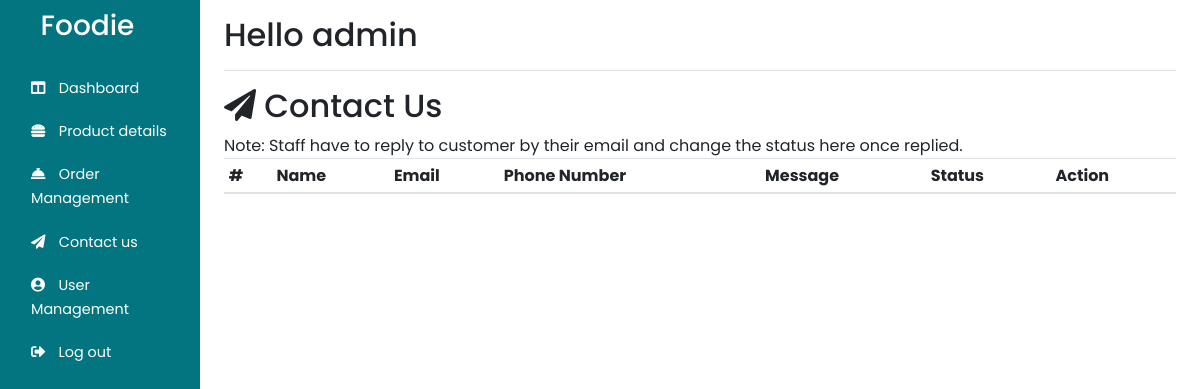
The page /Admin/contactus.php (signed in) on the database as committed earlier.
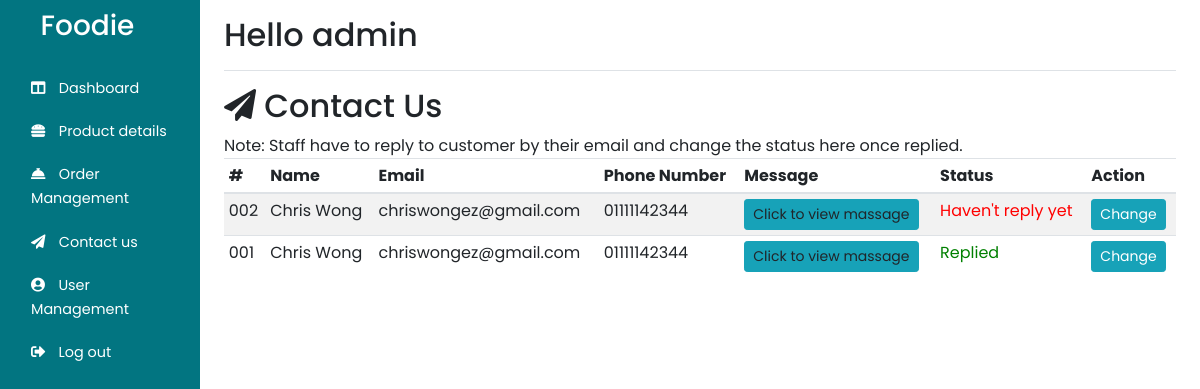
The same page on the database as committed later.
### tables this page shows
CREATE TABLE `contact_us` (
  `cuID` int(3) UNSIGNED ZEROFILL NOT NULL,
  `cuName` text NOT NULL,
  `cuEmail` text NOT NULL,
  `cuPhone` text DEFAULT NULL,
  `cuMessage` longtext NOT NULL,
  `cuDatetime` text NOT NULL,
  `cuStatus` tinyint(1) NOT NULL DEFAULT 0
);

### Admin/contactus.php (the view, shortened to what this page needs)
<!DOCTYPE html>
<html lang="en">
<head>
</head>
<?php session_start();
include("../php/dbconnect.php");
include_once("./templates/top.php");
?>
<body>
    <div class="container-fluid">
        <div class="row">
            <?php include("./Adminnavbar.php")
            ?>
            <div class="row">
                <div class="col-10">
                    <h2><i class="fas fa-paper-plane"></i> Contact Us</h2>
                    <span>
                        Note: Staff have to reply to customer by their email and change the status here once replied.
                    </span>
                </div>
            </div>
            <div class="table-responsive">
                <table class="table table-striped table-sm">
                    <thead>
                        <tr>
                            <th>#</th>
                            <th>Name</th>
                            <th>Email</th>
                            <th>Phone Number</th>
                            <th>Message</th>
                            <th>Status</th>
                            <th>Action</th>
                        </tr>
                    </thead>
                    <tbody id="">
                        <?php
                        $query = "SELECT * from contact_us order by cuID desc";
                        $result = mysqli_query($con, $query);
                        while ($row = mysqli_fetch_assoc($result)) { ?>
                            <tr>
                                <td><?php echo $row['cuID']; ?></td>
                                <td><?php echo $row['cuName']; ?></td>
                                <td><?php echo $row['cuEmail']; ?></td>
                                <td><?php echo $row['cuPhone']; ?></td>
                                <?php
                                $message = nl2br($row['cuMessage']);
                                $message = str_replace(array("\n", "\r"), '', $message);
                                ?>
                                <td><a class='btn btn-sm btn-info' data-toggle='modal' data-target='#view_message_modal' onclick="message('<?php echo $message; ?>')">Click to view massage</a></td>
                                <td>
                                    <?php
                                    if ($row['cuStatus'] == 0) {
                                        echo '<span style="color: red;">Haven\'t reply yet</span>';
                                        $changestatus = "reply";
                                        $btntt = 'Change to Replied';
                                    } else if ($row['cuStatus'] == 1) {
                                        echo '<span style="color: Green;">Replied</span>';
                                        $changestatus = "xreply";
                                        $btntt = 'Change to Haven\'t reply yet';
                                    }
                                    ?>
                                </td>
                                <td>
                                    <form method="post">
                                        <button class="btn btn-sm btn-info" title="<?php echo $btntt ?>" value="<?php echo $changestatus ?>" name="changestatus" type="submit">Change</button>
                                    </form>
                                </td>
                            </tr>
                        <?php
                        }
                        ?>
                    </tbody>
                </table>
            </div>
            </main>
        </div>
    </div>
</body>
</html>

Rows that differ between the two databases and show on the page:
added contact_us: cuID "002", cuName "Chris Wong", cuEmail "chriswongez@gmail.com", cuPhone "01111142344", cuStatus "Haven"
added contact_us: cuID "001", cuName "Chris Wong", cuEmail "chriswongez@gmail.com", cuPhone "01111142344", cuStatus "Replied"
